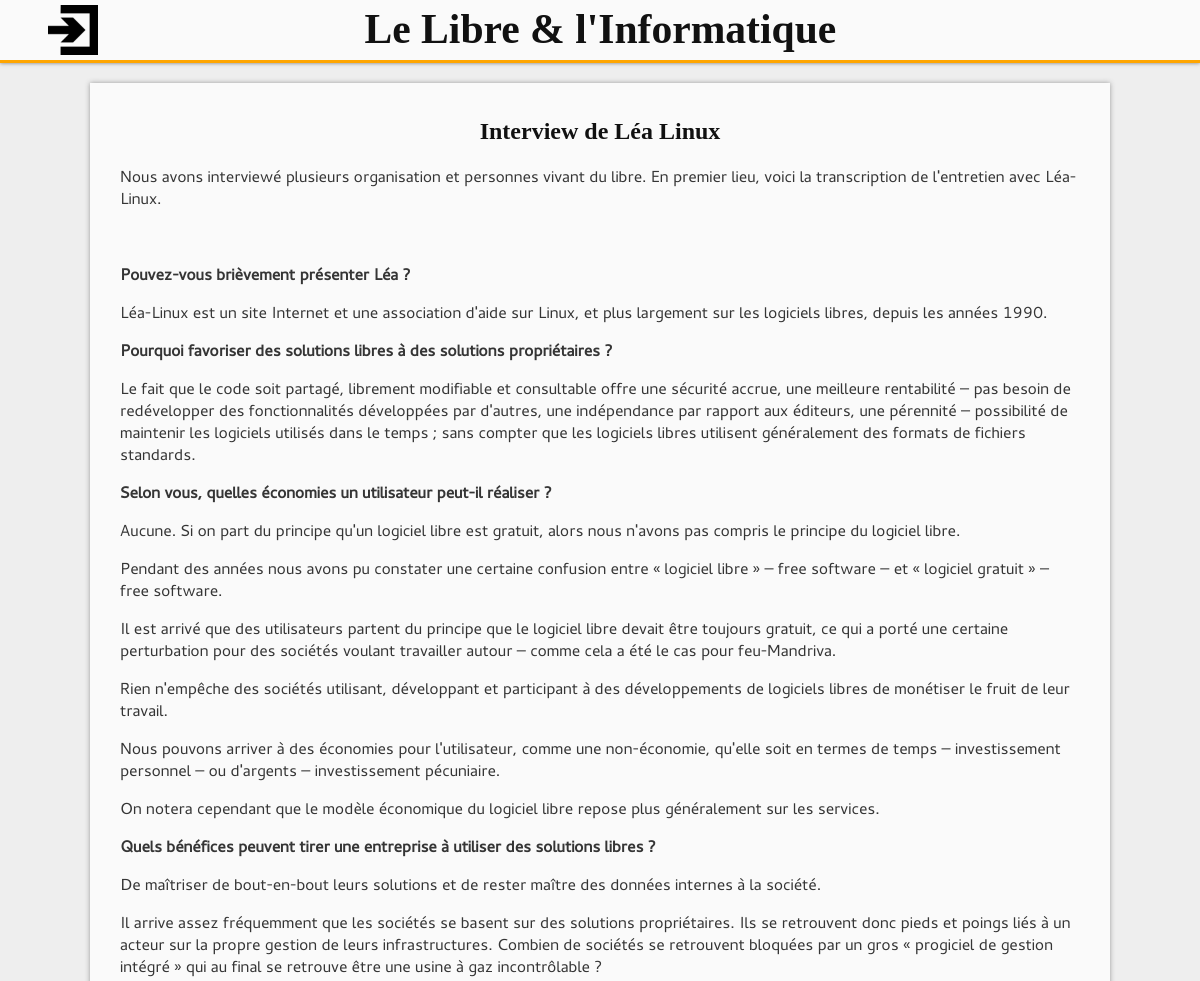
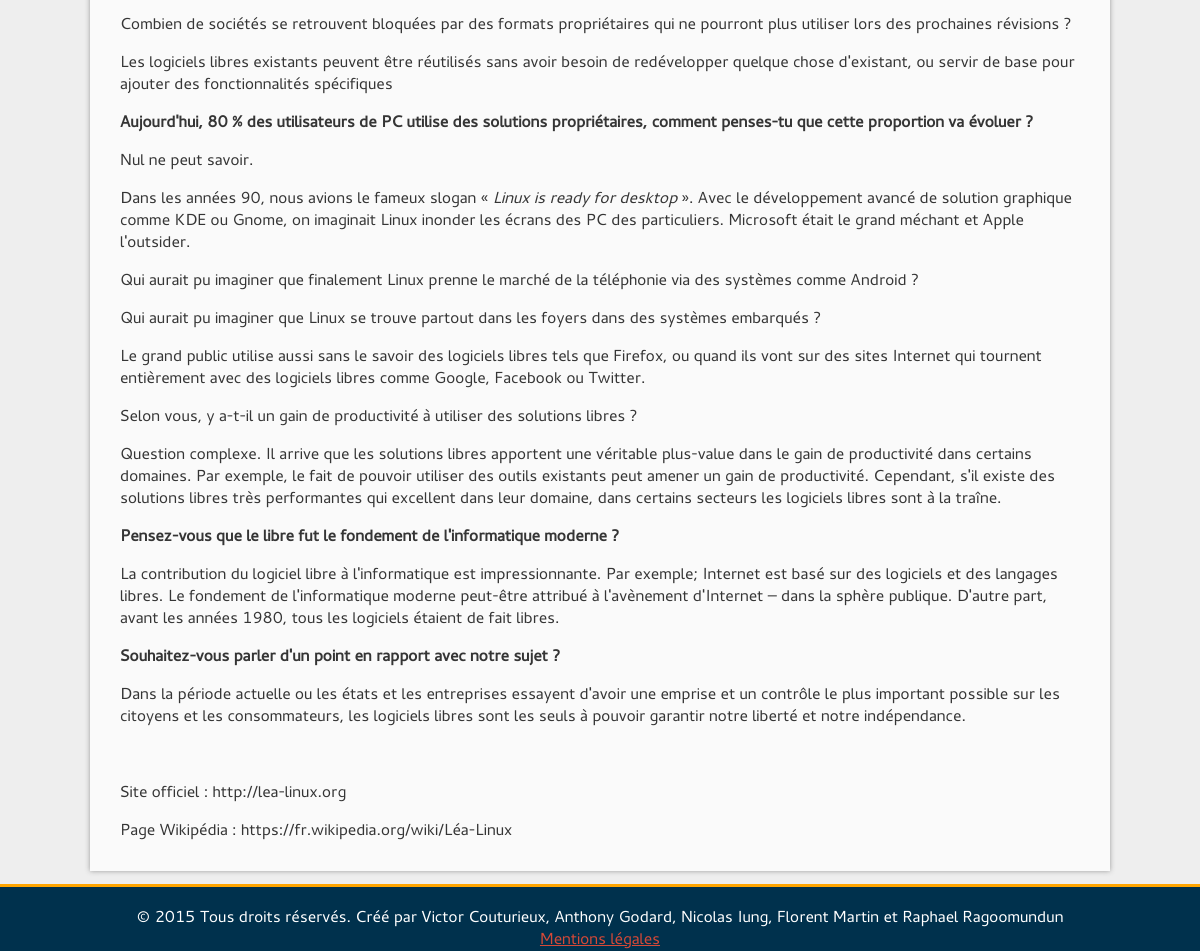
Screenshot of /article/index.php?id=17 with the database file from the repository (2 pictures, top to bottom).
### tables this page shows
CREATE TABLE `Article` (
  `id_Article` int(10) unsigned NOT NULL AUTO_INCREMENT,
  `contenu_Article` text NOT NULL,
  `date_parution_Article` timestamp NOT NULL DEFAULT CURRENT_TIMESTAMP,
  `nom_Article` varchar(255) NOT NULL,
  `Categorie_Article` int(10) unsigned NOT NULL,
  `last_modification_Article` int(10) unsigned NOT NULL,
  `Auteur_Article` int(10) unsigned NOT NULL,
  PRIMARY KEY (`id_Article`,`Categorie_Article`,`last_modification_Article`,`Auteur_Article`),
  KEY `article-categorie-link` (`Categorie_Article`),
  KEY `article-modification-link` (`last_modification_Article`),
  KEY `article-to-author-link` (`Auteur_Article`),
  CONSTRAINT `article-categorie-link` FOREIGN KEY (`Categorie_Article`) REFERENCES `Categorie` (`id_Categorie`),
  CONSTRAINT `article-modification-link` FOREIGN KEY (`last_modification_Article`) REFERENCES `Modification` (`id_Modification`),
  CONSTRAINT `article-to-author-link` FOREIGN KEY (`Auteur_Article`) REFERENCES `Utilisateur` (`id_Utilisateur`)
);

### include/functions.php (called while the page is built, shortened)
<?php
	function connectDB()
	{
		include("config.php");
		$link = new PDO('mysql:host='.$config['mysql']['host'].';port='.$config['mysql']['port'].';dbname='.$config['mysql']['db'].';charset=UTF8;',$config['mysql']['user'],$config['mysql']['password'], array(PDO::ATTR_PERSISTENT=>true));
		return $link;
	}
	function queryDB($req)
	{
		$link = connectDB();
		$que = $link->query($req) or die($req);
		$ret = $que->fetchAll();
		return $ret;
	}

### include/createTicket.php (called while the page is built, shortened)
<?php
    include_once 'functions.php';
    function getArticleCT($id_article)
    {
        $req = 'SELECT contenu_Article
                FROM Article
                WHERE id_Article = "'.$id_article.'"';
        return queryDB($req)[0]['contenu_Article'];
    }
    function getArticleTitle($id_article)
    {
        $req = 'SELECT nom_Article
                FROM Article
                WHERE id_Article = "'.$id_article.'"';
        return queryDB($req)[0]['nom_Article'];
    }
	function getArticle($id_article)
	{
		$req = 'SELECT nom_article, contenu_article
				FROM Article
				WHERE id_Article = "' . $id_article . '"';
		return queryDB($req);
	}

### article/index.php (the view, shortened to what this page needs)
<?php
include_once('../include/createTicket.php');
function displayArticle($DoOutput)
{
	if(isset($_GET['id']))
	{
		$title = getArticleTitle(htmlentities($_GET['id']));
		$content = getArticleCT(htmlentities($_GET['id']));
		$article = getArticle(htmlentities($_GET['id']));
		if($article)
		{
			if($DoOutput)
			{
            	echo '<h1>' . $title . '</h1>';
            	echo html_entity_decode($content);
			}
		}
		else
		{
			http_response_code(404);
			if($DoOutput) echo '<p>Erreur 404 : Le contenu demandé n\'a pas été trouvé.</p>';
		}
	}
	else
	{
		http_response_code(404);
		if($DoOutput) echo '<p>Aucun contenu n\'a été démandé.</p>';
	}
}
?>
<!DOCTYPE html>
<html lang="fr">
	<head>
		<link rel="stylesheet" href="../style/base.css">
		<link rel="stylesheet" href="../style/article.css">
		<link rel="stylesheet" href="../style/input.css">
	</head>
	<body>
		<div id="container">
			<?php require('../include/head.php'); ?>
			<div id="main">
				<section>
				<?php displayArticle(true); ?>
				</section>
			</div>
		<?php
		require('../include/foot.php');
		?>
		</div>
	</body>
</html>

### style/base.css (style rules this page uses)
html, body { font-family: Cantarell, Cantarell_up, sans-serif; color: #353535; margin: 0; height: 100%; background-color: #EEE; }
h1, h2, h3, h4, h5, h6 { color: #111; }
#container { min-height: 100%; position: relative; }
#main { padding-bottom: 60px }
section { background-color: #FAFAFA; box-shadow: 0px 0px 5px #999; min-width: 300px; width: 80%; margin: 20px auto; padding: 15px 2.5%; }

### style/article.css (style rules this page uses)
section h1 { text-align: center; font-family: serif; }

### rows the page displays
article: nom_Article "Interview de Léa Linux", contenu_Article "Nous avons interviewé plusieurs organisation et personnes vivant du libre. En premier lieu, voici la transcription de l'entretien avec Léa-Linux. Pouvez-vous brièvement présenter Léa ? Léa-Linux est un site Internet et une association d'aide sur Linux, et plus largement sur les logiciels libres, depuis les années 1990. Pourquoi favoriser des solutions libres à des solutions propriétaires ? Le fait que le code soit partagé, librement modifiable et consultable offre une sécurité accrue, une meilleure rentabilité – pas besoin de redévelopper des fonctionnalités développées par d'autres, une indépendance par rapport aux éditeurs, une pérennité – possibilité de maintenir les logiciels utilisés…"
